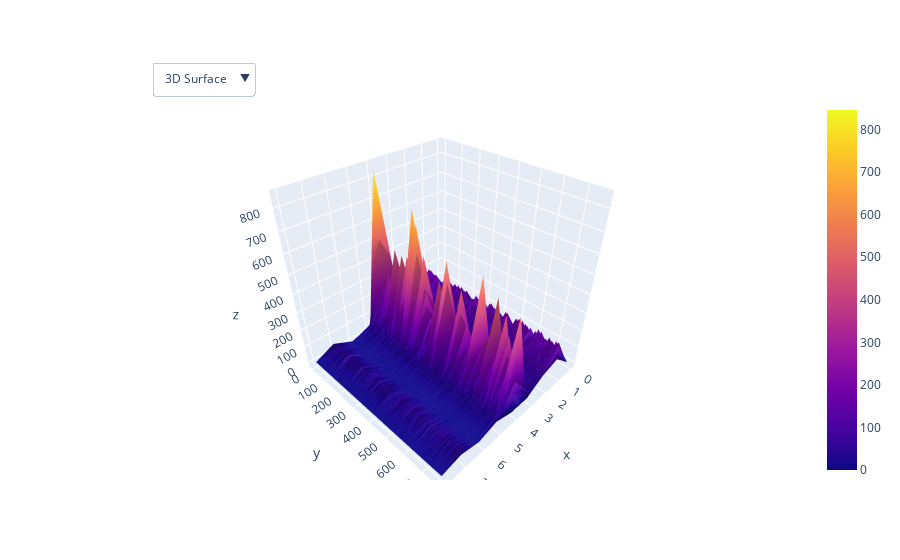

Notebook source saved alongside this figure:
### Code cell
#g. Employ Plotly to create a dropdown menu.
import plotly.graph_objects as go
fig = go.Figure()
fig.add_surface(z=df.values)
fig.update_layout(
    updatemenus=[
        dict(
            buttons=list([
                dict(
                    args=['type', 'surface'],
                    label='3D Surface',
                    method='restyle'
                ),
                dict(
                    args=['type', 'heatmap'],
                    label='Heatmap',
                    method='restyle'
                )
            ]),
            direction='down',
            showactive=True,
            x=0.1,
            xanchor='left',
            y=1.1,
            yanchor='top'
        ),
    ]
)
fig.show()

### Figure 1 — Plotly figure (JSON) as saved in the notebook; plotly's stock layout.template omitted (floating-point values rounded to 4 significant figures; data arrays with more than 128 entries replaced by an {"elided": "..."} marker saying what was removed)
{"data": [{"type": "surface", "z": {"elided": "768x9 float values"}}], "layout": {"updatemenus": [{"buttons": [{"args": ["type", "surface"], "label": "3D Surface", "method": "restyle"}, {"args": ["type", "heatmap"], "label": "Heatmap", "method": "restyle"}], "direction": "down", "showactive": true, "x": 0.1, "xanchor": "left", "y": 1.1, "yanchor": "top"}]}}
